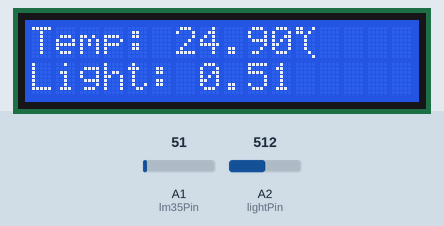
Bench run of a sketch on a simulated Arduino Mega 2560, built with avr-gcc and run on an emulated ATmega2560. Shown: 16×2 character LCD. The test bench sets the inputs (shaded band); at power-on: A1 (lm35Pin) = 51, A2 (lightPin) = 512.

Above: at 1.2 s.
1.3 s: A1 (lm35Pin) set to 61
At 2.7 s:
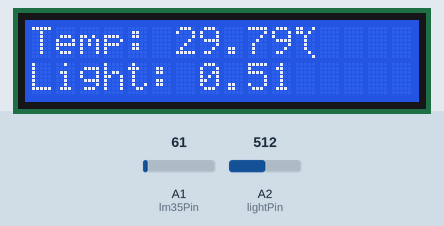
3.5 s: A2 (lightPin) set to 716
At 4.7 s:
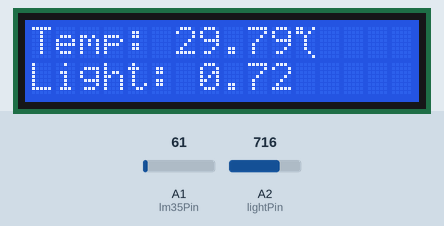
5.5 s: A1 (lm35Pin) set to 71
At 6.7 s:
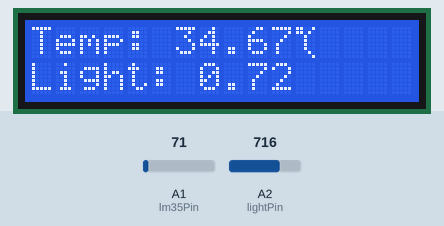
7.6 s: A2 (lightPin) set to 900
At 8.7 s:
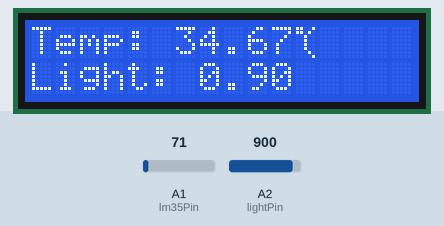
9.6 s: A1 (lm35Pin) set to 86
At 10.7 s:
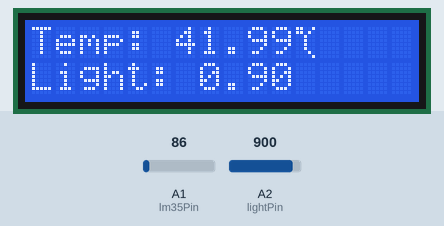
11.6 s: A2 (lightPin) set to 1023
At 12.7 s:
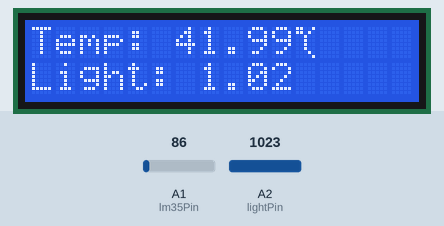
Timing chart, 0 to 14.6 s (numbered marks = the images above; inputs shaded):
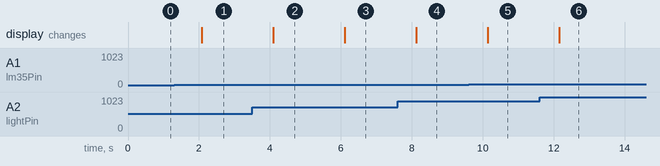

The sketch:

HW8_2_201966241.ino
```cpp
#include <LiquidCrystal.h>

// LCD 핀 설정
LiquidCrystal lcd(44, 45, 46, 47, 48, 49);

// LM35 온도센서 및 CDS 조도센서 핀 설정
const int lm35Pin = A1;
const int lightPin = A2;
byte user1[8] = {B11001, B11010, B00100, B00100, B00100, B00100, B00010, B00001};
void setup() {
  // LCD 초기화
  lcd.createChar(0, user1); // 사용자 정의 문자 1 생성
  lcd.begin(16, 2);
  Serial.begin(9600);
}

void loop() {
  int lm35Value = analogRead(lm35Pin);
  float temperature = (lm35Value * 5.0 / 1024.0) * 100.0;

  float lightValue = analogRead(lightPin);

  // LCD에 출력
  lcd.clear();
  lcd.setCursor(0, 0);
  lcd.print("Temp: ");
  lcd.print(temperature);
  lcd.setCursor(11, 0);
  lcd.write(byte(0));

  lcd.setCursor(0, 1);
  lcd.print("Light: ");
  lcd.print(lightValue/1000);

  // 1초 대기
  delay(1000);
}
```

Measured:
- after the input at 1.3 s, the display: changes after 0.78 s (image 1)
- after the input at 3.5 s, the display: changes after 0.60 s (image 2)
- after the input at 5.5 s, the display: changes after 0.61 s (image 3)
- after the input at 7.6 s, the display: changes after 0.52 s (image 4)
- after the input at 9.6 s, the display: changes after 0.54 s (image 5)
- after the input at 11.6 s, the display: changes after 0.55 s (image 6)
